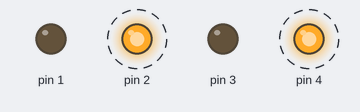
Recording of a sketch running on a simulated Arduino Uno, built with avr-gcc and run on an emulated ATmega328P. Parts: output pins drawn as LEDs (lit = HIGH). Dashed ring = blinking.

Above: at 0.5 s.
Timing chart, 0 to 4.6 s (numbered marks = the images above):
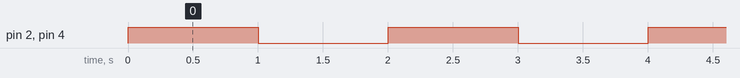

Measured:
- by itself, pin 2, pin 4: alternates HIGH for 1.0 s and LOW for 1.0 s

The sketch:

Machine_go.ino
```cpp
void go(){
 digitalWrite(1,LOW);
 digitalWrite(2,HIGH);
 digitalWrite(3,LOW);
 digitalWrite(4,HIGH);
 }
void _stop(){
 digitalWrite(1,LOW);
 digitalWrite(2,LOW);
 digitalWrite(3,LOW);
 digitalWrite(4,LOW);
 }
 void right(){
 digitalWrite(1,HIGH);
 digitalWrite(2,LOW);
 digitalWrite(3,LOW);
 digitalWrite(4,LOW);
 }
 void left(){
 digitalWrite(1,LOW);
 digitalWrite(2,LOW);
 digitalWrite(3,HIGH);
 digitalWrite(4,LOW);
 }


void setup() {
  // put your setup code here, to run once:
  pinMode(1,OUTPUT);
  pinMode(2,OUTPUT);
  pinMode(3,OUTPUT);
  pinMode(4,OUTPUT);

}

void loop() {
  go();
  delay(1000);
  _stop();
  delay(1000);
  // put your main code here, to run repeatedly:

}
```
